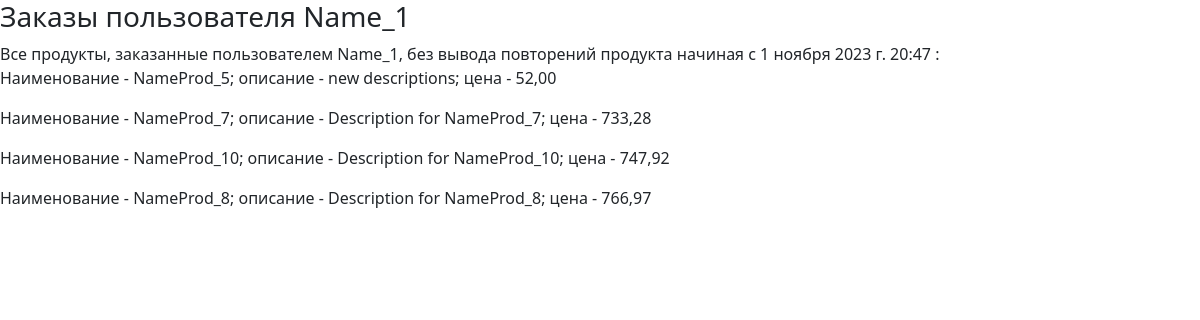
The page /homework/customer/21/21 on the database its author committed.
### hw_les_02/models.py (models this page shows, shortened)
class Customer(models.Model):
    name = models.CharField(max_length=100)
    email = models.EmailField()
    telephone = models.CharField(max_length=11)
    address = models.CharField(max_length=1000)
    reg_date = models.DateTimeField(auto_now_add=True)

class Product(models.Model):
    name = models.CharField(max_length=100)
    description = models.TextField()
    price = models.DecimalField(max_digits=8, decimal_places=2)
    quantity = models.DecimalField(max_digits=8, decimal_places=3)
    date_add = models.DateTimeField(auto_now_add=True)
    image = models.ImageField(upload_to='hw_les_02')

### hw_les_02/views.py (the view)
# urls.py: path('customer/<int:customer_id>/<int:order_delta>', customer_prod, name='customer_prod'),
def customer_prod(request, customer_id, order_delta):
    customer = get_object_or_404(Customer, pk=customer_id)
    delta_or = datetime.today()-timedelta(days=order_delta) # задаем с какого периода (даты) нам получить данные
    orders = Order.objects.filter(customer=customer).filter(date_ordered__gt=delta_or) # первый фильтр получает пользователя, второй - спецификатор позволяет найти объекты начиная с периода заданного выше
    temp_prod = [] # по заданию нам нужно чтобы "Товары в списке не должны повторятся" поэтому применяю блок с 10 по 14 строку
    for order in orders:
        for product in order.products.all():
            if product not in temp_prod:
                temp_prod.append(product)
    context = {"title": f"Заказы {customer.name}",
               "customer": customer,
               "orders": orders,
               "products": temp_prod,
               "delta_or": delta_or}
    return render(request, "hw_les_02/index.html", context)

### hw_les_02/templates/hw_les_02/index.html (shortened to what this page needs)
{% extends 'base.html' %}
{% block content %}
    <h3>Заказы пользователя {{ customer.name }}</h3>
    Все продукты, заказанные пользователем {{ customer.name }}, без вывода повторений продукта начиная с {{ delta_or }} :
    {% for product in products %}
    <p> Наименование - {{ product.name }}; описание - {{ product.description }}; цена - {{ product.price }}</p>
    {% endfor %}
{% endblock %}

### rows shown on the page
Customer: name "Name_1"
Product: name "NameProd_5", description "new descriptions", price "52,00"
Product: name "NameProd_7", description "Description for NameProd_7", price "733,28"
Product: name "NameProd_10", description "Description for NameProd_10", price "747,92"
Product: name "NameProd_8", description "Description for NameProd_8", price "766,97"

### other values the page prints
{{ delta_or }} "1 ноября 2023 г. 20:47"
